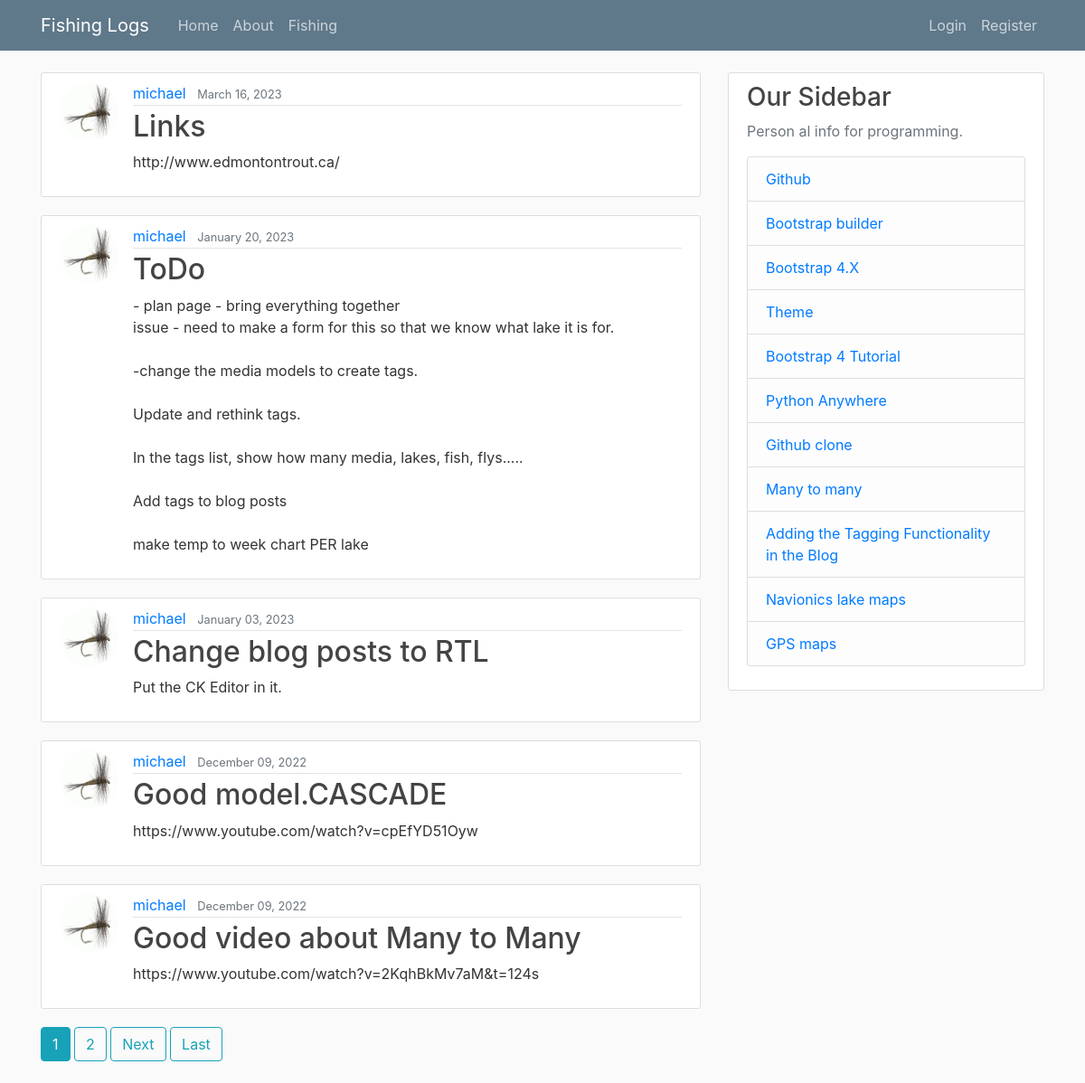
/blog/, run on an earlier commit of the app's database.
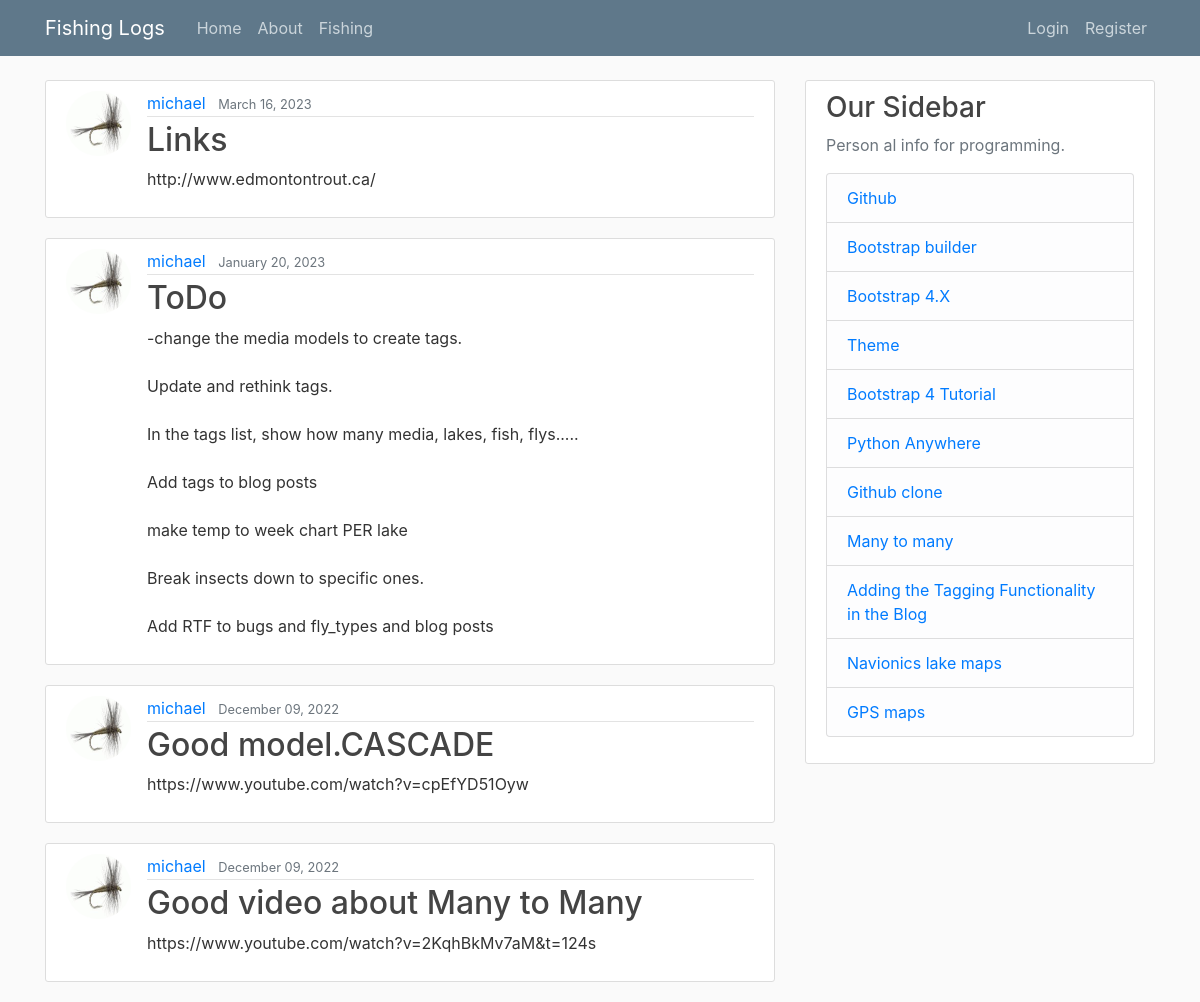
And on a later commit of the database.
### blog/models.py (models this page shows, shortened)
class Post(models.Model):
    title = models.CharField(max_length=100)
    content = models.TextField()
    date_posted = models.DateTimeField(default=timezone.now)
    author = models.ForeignKey(User, on_delete=models.CASCADE)

### users/models.py (models this page shows, shortened)
class Profile(models.Model):
    user = models.OneToOneField(User, on_delete=models.CASCADE)
    image = models.ImageField(default='default.jpg', upload_to='profile_pics')

### blog/views.py (the view)
# urls.py: path('', PostListView.as_view(), name='blog-home'),
class PostListView(ListView):
    model = Post
    template_name = 'blog/home.html'  # <app>/<model>_<viewtype>.html
    context_object_name = 'posts'
    ordering = ['-date_posted']
    paginate_by = 5

### blog/templates/blog/home.html (shortened to what this page needs)
{% extends "blog/base.html" %}
{% block content %}
    {% for post in posts %}
        <article class="media content-section">
          <img class="rounded-circle article-img" src="{{ post.author.profile.image.url }}">
          <div class="media-body">
            <div class="article-metadata">
              <a class="mr-2" href="{% url 'user-posts' post.author.username %}">{{ post.author }}</a>
              <small class="text-muted">{{ post.date_posted|date:"F d, Y" }}</small>
            </div>
            <h2><a class="article-title" href="{% url 'post-detail' post.id %}">{{ post.title }}</a></h2>
            <p class="article-content">{{ post.content }}</p>
          </div>
        </article>
    {% endfor %}
    {% if is_paginated %}
      {% for num in page_obj.paginator.page_range %}
        {% if page_obj.number == num %}
          <a class="btn btn-info mb-4" href="?page={{ num }}">{{ num }}</a>
        {% elif num > page_obj.number|add:'-3' and num < page_obj.number|add:'3' %}
          <a class="btn btn-outline-info mb-4" href="?page={{ num }}">{{ num }}</a>
        {% endif %}
      {% endfor %}
      {% if page_obj.has_next %}
        <a class="btn btn-outline-info mb-4" href="?page={{ page_obj.next_page_number }}">Next</a>
        <a class="btn btn-outline-info mb-4" href="?page={{ page_obj.paginator.num_pages }}">Last</a>
      {% endif %}
    {% endif %}
{% endblock content %}

### blog/templates/blog/base.html (shortened to what this page needs)
{% load static %}
<!DOCTYPE html>
<html>
<head>
    <link rel="stylesheet" href="https://maxcdn.bootstrapcdn.com/bootstrap/4.0.0/css/bootstrap.min.css">
    <link rel="stylesheet" type="text/css" href="{% static 'blog/main.css' %}">
</head>
<body>
    <header class="site-header">
      <nav class="navbar navbar-expand-md navbar-dark bg-steel fixed-top">
        <div class="container">
          <a class="navbar-brand mr-4" href="{% url 'catch_home' %}">Fishing Logs</a>
          <div class="collapse navbar-collapse" id="navbarToggle">
            <div class="navbar-nav mr-auto">
              <a class="nav-item nav-link" href="{% url 'blog-home' %}">Home</a>
              <a class="nav-item nav-link" href="{% url 'blog-about' %}">About</a>
              <a class="nav-item nav-link" href="#">Fishing</a>
            </div>
            <div class="navbar-nav">
              {% if user.is_authenticated %}
                <a class="nav-item nav-link" href="{% url 'post-create' %}">New Post</a>
                <a class="nav-item nav-link" href="{% url 'profile' %}">Profile</a>
                <a class="nav-item nav-link" href="{% url 'logout' %}">Logout</a>
                <a class="nav-item nav-link" href="{% url 'admin:index' %}">ADMIN</a>
              {% else %}
                <a class="nav-item nav-link" href="{% url 'login' %}">Login</a>
                <a class="nav-item nav-link" href="{% url 'register' %}">Register</a>
              {% endif %}
            </div>
          </div>
        </div>
      </nav>
    </header>
    <main role="main" class="container">
      <div class="row">
        <div class="col-md-8">
          {% block content %}{% endblock %}
        </div>
        <div class="col-md-4">
          <div class="content-section">
            <h3>Our Sidebar</h3>
            <p class='text-muted'>Person al info for programming.
              <ul class="list-group">
                <li class="list-group-item list-group-item-light"><a href="https://github.com/mgurnett" target="_blank" >Github</a></li>
                <li class="list-group-item list-group-item-light"><a href="https://www.layoutit.com/build?#" target="_blank" >Bootstrap builder</a></li>
                <li class="list-group-item list-group-item-light"><a href="https://getbootstrap.com/docs/4.6/getting-started/introduction/" target="_blank" >Bootstrap 4.X</a></li>
                <li class="list-group-item list-group-item-light"><a href="https://bootswatch.com/darkly/" target="_blank" >Theme</a></li>
                <li class="list-group-item list-group-item-light"><a href="https://www.w3schools.com/bootstrap4/default.asp" target="_blank" >Bootstrap 4 Tutorial</a></li>
                <li class="list-group-item list-group-item-light"><a href="https://www.pythonanywhere.com/user/mgurnett/" target="_blank" >Python Anywhere</a></li>
                <li class="list-group-item list-group-item-light"><a href="https://mycyberuniverse.com/how-fix-fatal-authentication-failed-for-https-github-com.html" target="_blank" >Github clone</a></li>
                <li class="list-group-item list-group-item-light"><a href="https://medium.com/swlh/django-forms-for-many-to-many-fields-d977dec4b024" target="_blank" >Many to many</a></li>
                <li class="list-group-item list-group-item-light"><a href="https://www.codesnail.com/adding-the-tagging-functionality-in-the-blog-django-blog-7/" target="_blank" >Adding the Tagging Functionality in the Blog</a></li>
                <li class="list-group-item list-group-item-light"><a href="https://webapp.navionics.com/?lang=en#boating@8&key=m%7BwiI~gbmT" target="_blank" >Navionics lake maps</a></li>
                <li class="list-group-item list-group-item-light"><a href="https://fishing-app.gpsnauticalcharts.com/i-boating-fishing-web-app/fishing-marine-charts-navigation.html?title=Cow+Lake+boating+app#10.26/53.8607/-114.2421" target="_blank" >GPS maps</a></li>
              </ul>
            </p>
          </div>
        </div>
      </div>
    </main>
</body>
</html>

### static/blog/main.css (style rules this page uses)
body { background: #fafafa; color: #333333; margin-top: 5rem; }
h1, h2, h3, h4, h5, h6 { color: #444444; }
ul { margin: 0; }
.bg-steel { background-color: #5f788a; }
.site-header .navbar-nav .nav-link { color: #cbd5db; }
.content-section { background: #ffffff; padding: 10px 20px; border: 1px solid #dddddd; border-radius: 3px; margin-bottom: 20px; }
.article-title { color: #444444; }
.article-content { white-space: pre-line; }
.article-img { height: 65px; width: 65px; margin-right: 16px; }
.article-metadata { padding-bottom: 1px; margin-bottom: 4px; border-bottom: 1px solid #e3e3e3 }

What changed in the data, as far as the page shows it:
removed Post: author.profile.image (placeholder picture), author "michael", date_posted "January 03, 2023", title "Change blog posts to RTL", content "Put the CK Editor in it."
changed Post "ToDo": content "- plan page - bring everything together issue - need to make a form for this so that we know what lake it is for. -change the media models to create tags. Update and rethink tags. In the tags list, show how many media, lakes, fish, flys..... Add tags to blog posts make temp to week chart PER lake" → "-change the media models to create tags. Update and rethink tags. In the tags list, show how many media, lakes, fish, flys..... Add tags to blog posts make temp to week chart PER lake Break insects down to specific ones. Add RTF to bugs and fly_types and blog posts"
Also different on the page:
list line gone: "1"
list line gone: "2"
text no longer shown: "Next Last"
